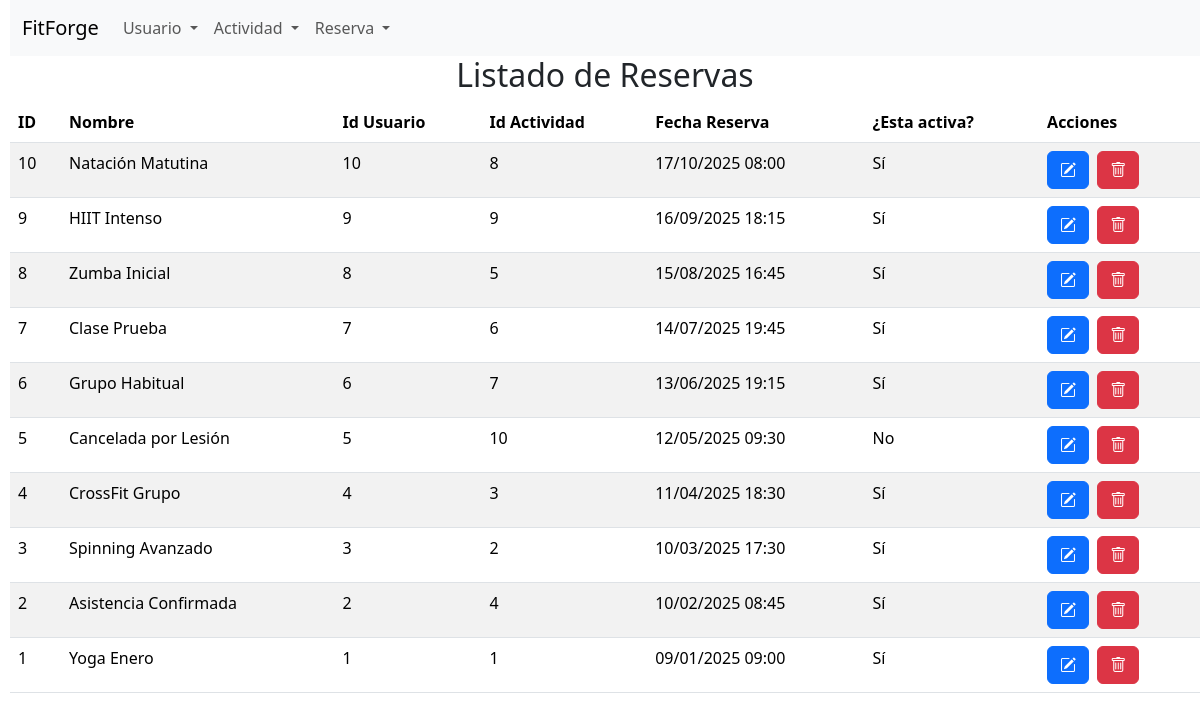
Page /listado_reservas_ordenados_fecha.php on the committed database.
### tables this page shows
CREATE TABLE `reservation` (
  `id_reservation` int NOT NULL,
  `name` varchar(40) NOT NULL,
  `id_user` int NOT NULL,
  `id_activity` int NOT NULL,
  `reservation_date` datetime NOT NULL,
  `is_active` tinyint(1) NOT NULL,
  `id_assessment` int DEFAULT NULL
);

### listado_reservas_ordenados_fecha.php (the view, shortened to what this page needs)
<?php
$conexion = obtenerConexion();
$sql = "SELECT id_reservation, name AS name_reservation, id_user, id_activity, reservation_date, is_active
        FROM reservation
        ORDER BY reservation_date DESC;";
$resultado = mysqli_query($conexion, $sql);
$mensaje = "<h2 class='text-center'>Listado de Reservas</h2>";
$mensaje .= "<table class='table table-striped'>";
$mensaje .= "<thead><tr>
                <th>ID</th>
                <th>Nombre</th>
                <th>Id Usuario</th>
                <th>Id Actividad</th>
                <th>Fecha Reserva</th>
                <th>¿Esta activa?</th>
                <th>Acciones</th>
             </tr></thead>";
$mensaje .= "<tbody>";
while ($fila = mysqli_fetch_assoc($resultado)) {
    $mensaje .= "<tr><td>" . $fila['id_reservation'] . "</td>";
    $mensaje .= "<td>" . $fila['name_reservation'] . "</td>";
    $mensaje .= "<td>" . $fila['id_user'] . "</td>";
    $mensaje .= "<td>" . $fila['id_activity'] . "</td>";
    $mensaje .= "<td>" . date("d/m/Y H:i", strtotime($fila['reservation_date'])) . "</td>";
    $mensaje .= "<td>" . ($fila['is_active'] ? 'Sí' : 'No') . "</td>";
    $mensaje .= "<td>
                    <form class='d-inline me-1' action='editar_reserva.php' method='post'>
                        <input type='hidden' name='reserva' value='" . htmlspecialchars(json_encode($fila), ENT_QUOTES) . "' />
                        <button name='Editar' class='btn btn-primary'><i class='bi bi-pencil-square'></i></button>
                    </form>
                    <form class='d-inline' action='proceso_borrar_reserva.php' method='post'>
                        <input type='hidden' name='id_reservation' value='" . $fila['id_reservation'] . "' />
                        <button name='Borrar' class='btn btn-danger'><i class='bi bi-trash'></i></button>
                    </form>";
    $mensaje .= "</td></tr>";
}
$mensaje .= "</tbody></table>";
echo $mensaje;

### rows in the picture
reservation: id_reservation "10", name "Natación Matutina", id_user "10", id_activity "8", reservation_date "17/10/2025 08:00", is_active "Sí"
reservation: id_reservation "9", name "HIIT Intenso", id_user "9", id_activity "9", reservation_date "16/09/2025 18:15", is_active "Sí"
reservation: id_reservation "8", name "Zumba Inicial", id_user "8", id_activity "5", reservation_date "15/08/2025 16:45", is_active "Sí"
reservation: id_reservation "7", name "Clase Prueba", id_user "7", id_activity "6", reservation_date "14/07/2025 19:45", is_active "Sí"
reservation: id_reservation "6", name "Grupo Habitual", id_user "6", id_activity "7", reservation_date "13/06/2025 19:15", is_active "Sí"
reservation: id_reservation "5", name "Cancelada por Lesión", id_user "5", id_activity "10", reservation_date "12/05/2025 09:30", is_active "No"
reservation: id_reservation "4", name "CrossFit Grupo", id_user "4", id_activity "3", reservation_date "11/04/2025 18:30", is_active "Sí"
reservation: id_reservation "3", name "Spinning Avanzado", id_user "3", id_activity "2", reservation_date "10/03/2025 17:30", is_active "Sí"
reservation: id_reservation "2", name "Asistencia Confirmada", id_user "2", id_activity "4", reservation_date "10/02/2025 08:45", is_active "Sí"
reservation: id_reservation "1", name "Yoga Enero", id_user "1", id_activity "1", reservation_date "09/01/2025 09:00", is_active "Sí"
